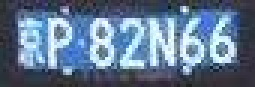
#> input picture data/4000unlabeledLP/000e4ae1-26dc-4760-957f-c90f7f7a9de4-0.jpg, 85 x 29 px (shown 3 times larger); its folder holds only this picture in this run
$ python deblurring.py
#> lines starting #> are read from the running program, lines starting #| are printed output that depends on the picture
import cv2
import numpy as np
import os
from matplotlib import pyplot as plt


def main():
    for filename in os.listdir('../data/4000unlabeledLP'):
        img = cv2.imread('../data/4000unlabeledLP/'+filename)
#> img is the input picture: shape (29, 85, 3); mean B, G, R 144.5, 119.3, 97.9
        img = cv2.cvtColor(img, cv2.COLOR_RGBA2RGB)
        dst = cv2.fastNlMeansDenoisingColored(img,None,10,10,7,21)
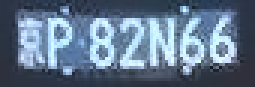
#> dst: shape (29, 85, 3) (shown 3 times larger); mean B, G, R 140.8, 118.5, 98.1
        plt.subplot(121),plt.imshow(img)
        plt.subplot(122),plt.imshow(dst)
        plt.show()
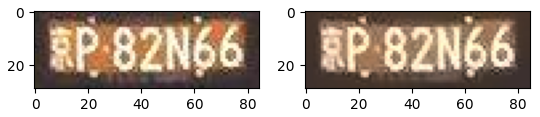
#> figure drawn by matplotlib, 2 panels; B, G, R data is drawn as R, G, B
        break

if __name__ == '__main__':
    main()

$ run again, on data/4000unlabeledLP/00bbde4f-b1b9-4f6a-84df-271e88428d42-0.jpg
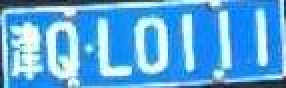
#> input picture data/4000unlabeledLP/00bbde4f-b1b9-4f6a-84df-271e88428d42-0.jpg, 143 x 44 px (shown 2 times larger)
#> in main, img is the input picture: shape (44, 143, 3); mean B, G, R 221.8, 168.6, 92
#> in main, `dst = cv2.fastNlMeansDenoisingColored(img,None,10,10,7,21)`:
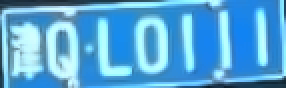
#> dst: shape (44, 143, 3) (shown 2 times larger); mean B, G, R 215.9, 167.9, 89.3
#> in main, `plt.show()`:
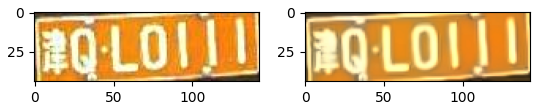
#> figure drawn by matplotlib, 2 panels; B, G, R data is drawn as R, G, B

$ run again, on data/4000unlabeledLP/00bc5215-38ef-4c4b-8d03-9fed63502d57-0.jpg
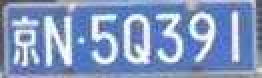
#> input picture data/4000unlabeledLP/00bc5215-38ef-4c4b-8d03-9fed63502d57-0.jpg, 131 x 39 px (shown 2 times larger)
#> in main, img is the input picture: shape (39, 131, 3); mean B, G, R 190.9, 152, 131.4
#> in main, `dst = cv2.fastNlMeansDenoisingColored(img,None,10,10,7,21)`:
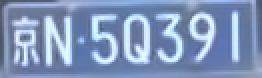
#> dst: shape (39, 131, 3) (shown 2 times larger); mean B, G, R 187.4, 150.9, 129.7
#> in main, `plt.show()`:
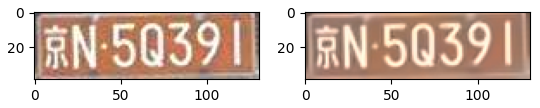
#> figure drawn by matplotlib, 2 panels; B, G, R data is drawn as R, G, B

$ run again, on data/4000unlabeledLP/00a13dbd-ff75-461a-b045-fc5cc9f4d81b-0.jpg
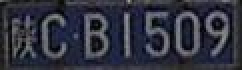
#> input picture data/4000unlabeledLP/00a13dbd-ff75-461a-b045-fc5cc9f4d81b-0.jpg, 121 x 35 px (shown 2 times larger)
#> in main, img is the input picture: shape (35, 121, 3); mean B, G, R 62.8, 50, 48.1
#> in main, `plt.show()`:
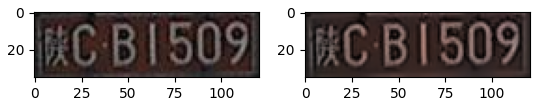
#> figure drawn by matplotlib, 2 panels; B, G, R data is drawn as R, G, B
